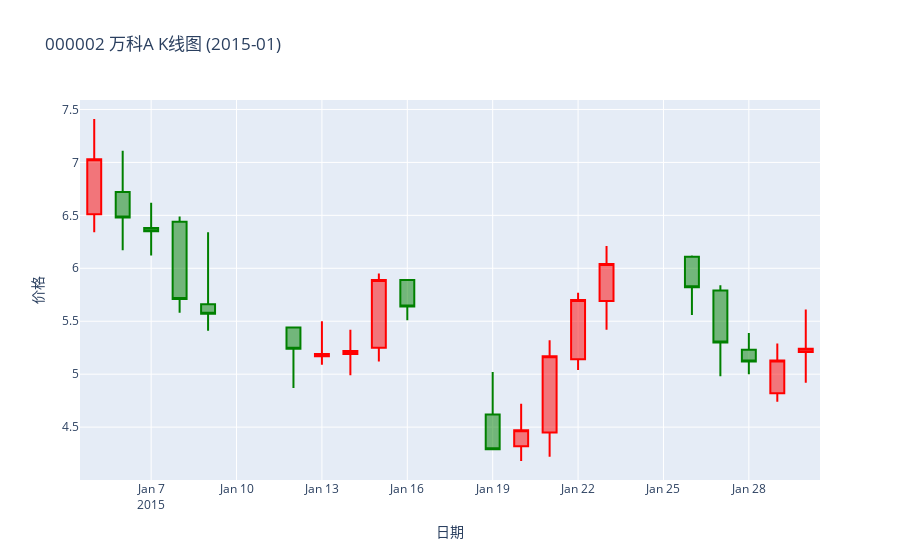

The notebook cell this image was saved under:
### Code cell
import plotly.graph_objects as go

data = df.loc["2015-01-01":"2015-01-31"]

fig = go.Figure(data=[go.Candlestick(
    x=data.index,
    open=data["Open"],
    high=data["High"],
    low=data["Low"],
    close=data["Close"],
    increasing_line_color="red",
    decreasing_line_color="green"
)])

fig.update_layout(
    title="000002 万科A K线图 (2015-01)",
    xaxis_title="日期",
    yaxis_title="价格",
    xaxis_rangeslider_visible=False
)

fig.show()

### Figure 1 — Plotly figure (JSON) as saved in the notebook; plotly's stock layout.template omitted (floating-point values rounded to 4 significant figures)
{"data": [{"close": [7.03, 6.48, 6.35, 5.71, 5.57, 5.24, 5.19, 5.22, 5.89, 5.64, 4.29, 4.47, 5.17, 5.7, 6.04, 5.82, 5.3, 5.12, 5.13, 5.24], "decreasing": {"line": {"color": "green"}}, "high": [7.41, 7.11, 6.62, 6.49, 6.34, 5.44, 5.5, 5.42, 5.95, 5.89, 5.02, 4.72, 5.32, 5.77, 6.21, 6.12, 5.84, 5.39, 5.29, 5.61], "increasing": {"line": {"color": "red"}}, "low": [6.34, 6.17, 6.12, 5.58, 5.41, 4.87, 5.09, 4.99, 5.12, 5.51, 4.29, 4.18, 4.22, 5.04, 5.42, 5.56, 4.98, 5, 4.74, 4.92], "open": [6.51, 6.72, 6.38, 6.44, 5.66, 5.44, 5.17, 5.19, 5.25, 5.89, 4.62, 4.32, 4.45, 5.14, 5.69, 6.11, 5.79, 5.23, 4.82, 5.21], "type": "candlestick", "x": ["2015-01-05T00:00:00", "2015-01-06T00:00:00", "2015-01-07T00:00:00", "2015-01-08T00:00:00", "2015-01-09T00:00:00", "2015-01-12T00:00:00", "2015-01-13T00:00:00", "2015-01-14T00:00:00", "2015-01-15T00:00:00", "2015-01-16T00:00:00", "2015-01-19T00:00:00", "2015-01-20T00:00:00", "2015-01-21T00:00:00", "2015-01-22T00:00:00", "2015-01-23T00:00:00", "2015-01-26T00:00:00", "2015-01-27T00:00:00", "2015-01-28T00:00:00", "2015-01-29T00:00:00", "2015-01-30T00:00:00"]}], "layout": {"title": {"text": "000002 万科A K线图 (2015-01)"}, "xaxis": {"rangeslider": {"visible": false}, "title": {"text": "日期"}}, "yaxis": {"title": {"text": "价格"}}}}
